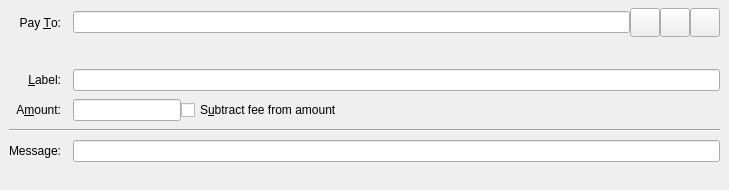
<?xml version="1.0" encoding="UTF-8"?>
<ui version="4.0">
 <class>SendCoinsEntry</class>
 <widget class="QStackedWidget" name="SendCoinsEntry">
  <property name="geometry">
   <rect>
    <x>0</x>
    <y>0</y>
    <width>729</width>
    <height>150</height>
   </rect>
  </property>
  <property name="focusPolicy">
   <enum>Qt::TabFocus</enum>
  </property>
  <property name="autoFillBackground">
   <bool>false</bool>
  </property>
  <widget class="QFrame" name="SendCoins">
   <property name="toolTip">
    <string>This is a normal payment.</string>
   </property>
   <property name="frameShape">
    <enum>QFrame::NoFrame</enum>
   </property>
   <layout class="QGridLayout" name="gridLayout">
    <property name="topMargin">
     <number>8</number>
    </property>
    <property name="bottomMargin">
     <number>4</number>
    </property>
    <property name="horizontalSpacing">
     <number>12</number>
    </property>
    <property name="verticalSpacing">
     <number>8</number>
    </property>
    <item row="0" column="0">
     <widget class="QLabel" name="payToLabel">
      <property name="text">
       <string>Pay &amp;To:</string>
      </property>
      <property name="alignment">
       <set>Qt::AlignRight|Qt::AlignTrailing|Qt::AlignVCenter</set>
      </property>
      <property name="buddy">
       <cstring>payTo</cstring>
      </property>
     </widget>
    </item>
    <item row="0" column="1">
     <layout class="QHBoxLayout" name="payToLayout">
      <property name="spacing">
       <number>0</number>
      </property>
      <item>
       <widget class="QValidatedLineEdit" name="payTo">
        <property name="toolTip">
         <string>The address to send the payment to</string>
        </property>
       </widget>
      </item>
      <item>
       <widget class="QToolButton" name="addressBookButton">
        <property name="toolTip">
         <string>Choose previously used address</string>
        </property>
        <property name="text">
         <string/>
        </property>
        <property name="icon">
         <iconset resource="../bitcoin.qrc">
          <normaloff>:/icons/address-book</normaloff>:/icons/address-book</iconset>
        </property>
        <property name="iconSize">
         <size>
          <width>22</width>
          <height>22</height>
         </size>
        </property>
        <property name="shortcut">
         <string>Alt+A</string>
        </property>
       </widget>
      </item>
      <item>
       <widget class="QToolButton" name="pasteButton">
        <property name="toolTip">
         <string>Paste address from clipboard</string>
        </property>
        <property name="text">
         <string/>
        </property>
        <property name="icon">
         <iconset resource="../bitcoin.qrc">
          <normaloff>:/icons/editpaste</normaloff>:/icons/editpaste</iconset>
        </property>
        <property name="iconSize">
         <size>
          <width>22</width>
          <height>22</height>
         </size>
        </property>
        <property name="shortcut">
         <string>Alt+P</string>
        </property>
       </widget>
      </item>
      <item>
       <widget class="QToolButton" name="deleteButton">
        <property name="toolTip">
         <string>Remove this entry</string>
        </property>
        <property name="text">
         <string/>
        </property>
        <property name="icon">
         <iconset resource="../bitcoin.qrc">
          <normaloff>:/icons/remove</normaloff>:/icons/remove</iconset>
        </property>
        <property name="iconSize">
         <size>
          <width>22</width>
          <height>22</height>
         </size>
        </property>
       </widget>
      </item>
     </layout>
    </item>
    <item row="1" column="1">
     <layout class="QHBoxLayout" name="horizontalLayoutWarning" stretch="0,1">
      <property name="spacing">
       <number>0</number>
      </property>
      <item>
       <widget class="QLabel" name="iconWarning">
        <property name="toolTip">
         <string></string>
        </property>
        <property name="text">
         <string></string>
        </property>
        <property name="minimumWidth">
          5
        </property>
        <property name="minimumHeight">
          5
        </property>
        <property name="fixedWidth">
          10
        </property>
        <property name="fixedHeight">
          10
        </property>
        <property name="styleSheet">
          <string>margin-left:-30px;margin-right:-10px;margin-top:2px;</string>
        </property>
       </widget>
      </item>
      <item>
        <widget class="QLabel" name="textWarning">
          <property name="text">
          <string></string>
          </property>
          <property name="styleSheet">
            <string>color: #FFA800; margin-left:-10px;</string>
          </property>
        </widget>
      </item>
     </layout>
    </item>
    <item row="2" column="0">
     <widget class="QLabel" name="labellLabel">
      <property name="text">
       <string>&amp;Label:</string>
      </property>
      <property name="alignment">
       <set>Qt::AlignRight|Qt::AlignTrailing|Qt::AlignVCenter</set>
      </property>
      <property name="buddy">
       <cstring>addAsLabel</cstring>
      </property>
     </widget>
    </item>
    <item row="2" column="1">
     <widget class="QLineEdit" name="addAsLabel">
      <property name="toolTip">
       <string>Enter a label for this address to add it to the list of used addresses</string>
      </property>
     </widget>
    </item>
    <item row="3" column="0">
     <widget class="QLabel" name="amountLabel">
      <property name="text">
       <string>A&amp;mount:</string>
      </property>
      <property name="alignment">
       <set>Qt::AlignRight|Qt::AlignTrailing|Qt::AlignVCenter</set>
      </property>
      <property name="buddy">
       <cstring>payAmount</cstring>
      </property>
     </widget>
    </item>
    <item row="3" column="1">
     <layout class="QHBoxLayout" name="horizontalLayoutAmount" stretch="0,1">
      <item>
       <widget class="BitcoinAmountField" name="payAmount"/>
      </item>
      <item>
       <widget class="QCheckBox" name="checkboxSubtractFeeFromAmount">
        <property name="toolTip">
         <string>The fee will be deducted from the amount being sent. The recipient will receive less BZXs than you enter in the amount field. If multiple recipients are selected, the fee is split equally.</string>
        </property>
        <property name="text">
         <string>S&amp;ubtract fee from amount</string>
        </property>
       </widget>
      </item>
     </layout>
    </item>
    <item row="6" column="0">
     <widget class="QLabel" name="messageLabel">
      <property name="text">
       <string>Message:</string>
      </property>
      <property name="alignment">
       <set>Qt::AlignRight|Qt::AlignTrailing|Qt::AlignVCenter</set>
      </property>
     </widget>
    </item>
    <item row="6" column="1">
    <widget class="QLineEdit" name="messageTextLabel">
      <property name="toolTip">
      <string>Optional message for this transaction</string>
      </property>
    </widget>
    </item>
   <item row="7" column="1">
     <layout class="QHBoxLayout" name="horizontalLayoutWarning" stretch="0,1">
      <property name="spacing">
       <number>0</number>
      </property>
      <item>
       <widget class="QLabel" name="iconMessageWarning">
        <property name="toolTip">
         <string></string>
        </property>
        <property name="text">
         <string></string>
        </property>
        <property name="minimumWidth">
          5
        </property>
        <property name="minimumHeight">
          5
        </property>
        <property name="fixedWidth">
          10
        </property>
        <property name="fixedHeight">
          10
        </property>
        <property name="styleSheet">
          <string>margin-left:-30px;margin-right:-10px;margin-top:2px;</string>
        </property>
       </widget>
      </item>
      <item>
        <widget class="QLabel" name="messageWarning">
          <property name="text">
          <string></string>
          </property>
          <property name="styleSheet">
            <string>color: #FFA800; margin-left:-10px;</string>
          </property>
        </widget>
      </item>
     </layout>
    </item>
    <item row="5" column="0" colspan="2">
     <widget class="Line" name="line">
      <property name="orientation">
       <enum>Qt::Horizontal</enum>
      </property>
     </widget>
    </item>
   </layout>
  </widget>
  <widget class="QFrame" name="SendCoins_UnauthenticatedPaymentRequest">
   <property name="palette">
    <palette>
     <active>
      <colorrole role="WindowText">
       <brush brushstyle="SolidPattern">
        <color alpha="255">
         <red>0</red>
         <green>0</green>
         <blue>0</blue>
        </color>
       </brush>
      </colorrole>
      <colorrole role="Button">
       <brush brushstyle="SolidPattern">
        <color alpha="255">
         <red>255</red>
         <green>255</green>
         <blue>127</blue>
        </color>
       </brush>
      </colorrole>
      <colorrole role="Light">
       <brush brushstyle="SolidPattern">
        <color alpha="255">
         <red>255</red>
         <green>255</green>
         <blue>255</blue>
        </color>
       </brush>
      </colorrole>
      <colorrole role="Midlight">
       <brush brushstyle="SolidPattern">
        <color alpha="255">
         <red>255</red>
         <green>255</green>
         <blue>191</blue>
        </color>
       </brush>
      </colorrole>
      <colorrole role="Dark">
       <brush brushstyle="SolidPattern">
        <color alpha="255">
         <red>127</red>
         <green>127</green>
         <blue>63</blue>
        </color>
       </brush>
      </colorrole>
      <colorrole role="Mid">
       <brush brushstyle="SolidPattern">
        <color alpha="255">
         <red>170</red>
         <green>170</green>
         <blue>84</blue>
        </color>
       </brush>
      </colorrole>
      <colorrole role="Text">
       <brush brushstyle="SolidPattern">
        <color alpha="255">
         <red>0</red>
         <green>0</green>
         <blue>0</blue>
        </color>
       </brush>
      </colorrole>
      <colorrole role="BrightText">
       <brush brushstyle="SolidPattern">
        <color alpha="255">
         <red>255</red>
         <green>255</green>
         <blue>255</blue>
        </color>
       </brush>
      </colorrole>
      <colorrole role="ButtonText">
       <brush brushstyle="SolidPattern">
        <color alpha="255">
         <red>0</red>
         <green>0</green>
         <blue>0</blue>
        </color>
       </brush>
      </colorrole>
      <colorrole role="Base">
       <brush brushstyle="SolidPattern">
        <color alpha="255">
         <red>255</red>
         <green>255</green>
         <blue>255</blue>
        </color>
       </brush>
      </colorrole>
      <colorrole role="Window">
       <brush brushstyle="SolidPattern">
        <color alpha="255">
         <red>255</red>
         <green>255</green>
         <blue>127</blue>
        </color>
       </brush>
      </colorrole>
      <colorrole role="Shadow">
       <brush brushstyle="SolidPattern">
        <color alpha="255">
         <red>0</red>
         <green>0</green>
         <blue>0</blue>
        </color>
       </brush>
      </colorrole>
      <colorrole role="AlternateBase">
       <brush brushstyle="SolidPattern">
        <color alpha="255">
         <red>255</red>
         <green>255</green>
         <blue>191</blue>
        </color>
       </brush>
      </colorrole>
      <colorrole role="ToolTipBase">
       <brush brushstyle="SolidPattern">
        <color alpha="255">
         <red>255</red>
         <green>255</green>
         <blue>220</blue>
        </color>
       </brush>
      </colorrole>
      <colorrole role="ToolTipText">
       <brush brushstyle="SolidPattern">
        <color alpha="255">
         <red>0</red>
         <green>0</green>
         <blue>0</blue>
        </color>
       </brush>
      </colorrole>
     </active>
     <inactive>
      <colorrole role="WindowText">
       <brush brushstyle="SolidPattern">
        <color alpha="255">
         <red>0</red>
         <green>0</green>
         <blue>0</blue>
        </color>
       </brush>
      </colorrole>
      <colorrole role="Button">
       <brush brushstyle="SolidPattern">
        <color alpha="255">
         <red>255</red>
         <green>255</green>
         <blue>127</blue>
        </color>
       </brush>
      </colorrole>
      <colorrole role="Light">
       <brush brushstyle="SolidPattern">
        <color alpha="255">
         <red>255</red>
         <green>255</green>
         <blue>255</blue>
        </color>
       </brush>
      </colorrole>
      <colorrole role="Midlight">
       <brush brushstyle="SolidPattern">
        <color alpha="255">
         <red>255</red>
         <green>255</green>
         <blue>191</blue>
        </color>
       </brush>
      </colorrole>
      <colorrole role="Dark">
       <brush brushstyle="SolidPattern">
        <color alpha="255">
         <red>127</red>
         <green>127</green>
         <blue>63</blue>
        </color>
       </brush>
      </colorrole>
      <colorrole role="Mid">
       <brush brushstyle="SolidPattern">
        <color alpha="255">
         <red>170</red>
         <green>170</green>
         <blue>84</blue>
        </color>
       </brush>
      </colorrole>
      <colorrole role="Text">
       <brush brushstyle="SolidPattern">
        <color alpha="255">
         <red>0</red>
         <green>0</green>
         <blue>0</blue>
        </color>
       </brush>
      </colorrole>
      <colorrole role="BrightText">
       <brush brushstyle="SolidPattern">
        <color alpha="255">
         <red>255</red>
         <green>255</green>
         <blue>255</blue>
        </color>
       </brush>
      </colorrole>
      <colorrole role="ButtonText">
       <brush brushstyle="SolidPattern">
        <color alpha="255">
         <red>0</red>
         <green>0</green>
         <blue>0</blue>
        </color>
       </brush>
      </colorrole>
      <colorrole role="Base">
       <brush brushstyle="SolidPattern">
        <color alpha="255">
         <red>255</red>
         <green>255</green>
         <blue>255</blue>
        </color>
       </brush>
      </colorrole>
      <colorrole role="Window">
       <brush brushstyle="SolidPattern">
        <color alpha="255">
         <red>255</red>
         <green>255</green>
         <blue>127</blue>
        </color>
       </brush>
      </colorrole>
      <colorrole role="Shadow">
       <brush brushstyle="SolidPattern">
        <color alpha="255">
         <red>0</red>
         <green>0</green>
         <blue>0</blue>
        </color>
       </brush>
      </colorrole>
      <colorrole role="AlternateBase">
       <brush brushstyle="SolidPattern">
        <color alpha="255">
         <red>255</red>
         <green>255</green>
         <blue>191</blue>
        </color>
       </brush>
      </colorrole>
      <colorrole role="ToolTipBase">
       <brush brushstyle="SolidPattern">
        <color alpha="255">
         <red>255</red>
         <green>255</green>
         <blue>220</blue>
        </color>
       </brush>
      </colorrole>
      <colorrole role="ToolTipText">
       <brush brushstyle="SolidPattern">
        <color alpha="255">
         <red>0</red>
         <green>0</green>
         <blue>0</blue>
        </color>
       </brush>
      </colorrole>
     </inactive>
     <disabled>
      <colorrole role="WindowText">
       <brush brushstyle="SolidPattern">
        <color alpha="255">
         <red>127</red>
         <green>127</green>
         <blue>63</blue>
        </color>
       </brush>
      </colorrole>
      <colorrole role="Button">
       <brush brushstyle="SolidPattern">
        <color alpha="255">
         <red>255</red>
         <green>255</green>
         <blue>127</blue>
        </color>
       </brush>
      </colorrole>
      <colorrole role="Light">
       <brush brushstyle="SolidPattern">
        <color alpha="255">
         <red>255</red>
         <green>255</green>
         <blue>255</blue>
        </color>
       </brush>
      </colorrole>
      <colorrole role="Midlight">
       <brush brushstyle="SolidPattern">
        <color alpha="255">
         <red>255</red>
         <green>255</green>
         <blue>191</blue>
        </color>
       </brush>
      </colorrole>
      <colorrole role="Dark">
       <brush brushstyle="SolidPattern">
        <color alpha="255">
         <red>127</red>
         <green>127</green>
         <blue>63</blue>
        </color>
       </brush>
      </colorrole>
      <colorrole role="Mid">
       <brush brushstyle="SolidPattern">
        <color alpha="255">
         <red>170</red>
         <green>170</green>
         <blue>84</blue>
        </color>
       </brush>
      </colorrole>
      <colorrole role="Text">
       <brush brushstyle="SolidPattern">
        <color alpha="255">
         <red>127</red>
         <green>127</green>
         <blue>63</blue>
        </color>
       </brush>
      </colorrole>
      <colorrole role="BrightText">
       <brush brushstyle="SolidPattern">
        <color alpha="255">
         <red>255</red>
         <green>255</green>
         <blue>255</blue>
        </color>
       </brush>
      </colorrole>
      <colorrole role="ButtonText">
       <brush brushstyle="SolidPattern">
        <color alpha="255">
         <red>127</red>
         <green>127</green>
         <blue>63</blue>
        </color>
       </brush>
      </colorrole>
      <colorrole role="Base">
       <brush brushstyle="SolidPattern">
        <color alpha="255">
         <red>255</red>
         <green>255</green>
         <blue>127</blue>
        </color>
       </brush>
      </colorrole>
      <colorrole role="Window">
       <brush brushstyle="SolidPattern">
        <color alpha="255">
         <red>255</red>
         <green>255</green>
         <blue>127</blue>
        </color>
       </brush>
      </colorrole>
      <colorrole role="Shadow">
       <brush brushstyle="SolidPattern">
        <color alpha="255">
         <red>0</red>
         <green>0</green>
         <blue>0</blue>
        </color>
       </brush>
      </colorrole>
      <colorrole role="AlternateBase">
       <brush brushstyle="SolidPattern">
        <color alpha="255">
         <red>255</red>
         <green>255</green>
         <blue>127</blue>
        </color>
       </brush>
      </colorrole>
      <colorrole role="ToolTipBase">
       <brush brushstyle="SolidPattern">
        <color alpha="255">
         <red>255</red>
         <green>255</green>
         <blue>220</blue>
        </color>
       </brush>
      </colorrole>
      <colorrole role="ToolTipText">
       <brush brushstyle="SolidPattern">
        <color alpha="255">
         <red>0</red>
         <green>0</green>
         <blue>0</blue>
        </color>
       </brush>
      </colorrole>
     </disabled>
    </palette>
   </property>
   <property name="toolTip">
    <string>This is an unauthenticated payment request.</string>
   </property>
   <property name="autoFillBackground">
    <bool>true</bool>
   </property>
   <property name="frameShape">
    <enum>QFrame::NoFrame</enum>
   </property>
   <layout class="QGridLayout" name="gridLayout_is">
    <property name="spacing">
     <number>12</number>
    </property>
    <item row="0" column="0">
     <widget class="QLabel" name="payToLabel_is">
      <property name="text">
       <string>Pay To:</string>
      </property>
      <property name="alignment">
       <set>Qt::AlignRight|Qt::AlignTrailing|Qt::AlignVCenter</set>
      </property>
     </widget>
    </item>
    <item row="0" column="1">
     <layout class="QHBoxLayout" name="payToLayout_is">
      <property name="spacing">
       <number>0</number>
      </property>
      <item>
       <widget class="QLabel" name="payTo_is"/>
      </item>
      <item>
       <widget class="QToolButton" name="deleteButton_is">
        <property name="toolTip">
         <string>Remove this entry</string>
        </property>
        <property name="text">
         <string/>
        </property>
        <property name="icon">
         <iconset resource="../bitcoin.qrc">
          <normaloff>:/icons/remove</normaloff>:/icons/remove</iconset>
        </property>
       </widget>
      </item>
     </layout>
    </item>
    <item row="1" column="0">
     <widget class="QLabel" name="memoLabel_is">
      <property name="text">
       <string>Memo:</string>
      </property>
      <property name="alignment">
       <set>Qt::AlignRight|Qt::AlignTrailing|Qt::AlignVCenter</set>
      </property>
     </widget>
    </item>
    <item row="1" column="1">
     <widget class="QLabel" name="memoTextLabel_is">
      <property name="textFormat">
       <enum>Qt::PlainText</enum>
      </property>
     </widget>
    </item>
    <item row="2" column="0">
     <widget class="QLabel" name="amountLabel_is">
      <property name="text">
       <string>A&amp;mount:</string>
      </property>
      <property name="alignment">
       <set>Qt::AlignRight|Qt::AlignTrailing|Qt::AlignVCenter</set>
      </property>
      <property name="buddy">
       <cstring>payAmount_is</cstring>
      </property>
     </widget>
    </item>
    <item row="2" column="1">
     <widget class="BitcoinAmountField" name="payAmount_is">
      <property name="acceptDrops">
       <bool>false</bool>
      </property>
     </widget>
    </item>
   </layout>
  </widget>
  <widget class="QFrame" name="SendCoins_AuthenticatedPaymentRequest">
   <property name="palette">
    <palette>
     <active>
      <colorrole role="WindowText">
       <brush brushstyle="SolidPattern">
        <color alpha="255">
         <red>0</red>
         <green>0</green>
         <blue>0</blue>
        </color>
       </brush>
      </colorrole>
      <colorrole role="Button">
       <brush brushstyle="SolidPattern">
        <color alpha="255">
         <red>140</red>
         <green>232</green>
         <blue>119</blue>
        </color>
       </brush>
      </colorrole>
      <colorrole role="Light">
       <brush brushstyle="SolidPattern">
        <color alpha="255">
         <red>230</red>
         <green>255</green>
         <blue>224</blue>
        </color>
       </brush>
      </colorrole>
      <colorrole role="Midlight">
       <brush brushstyle="SolidPattern">
        <color alpha="255">
         <red>185</red>
         <green>243</green>
         <blue>171</blue>
        </color>
       </brush>
      </colorrole>
      <colorrole role="Dark">
       <brush brushstyle="SolidPattern">
        <color alpha="255">
         <red>70</red>
         <green>116</green>
         <blue>59</blue>
        </color>
       </brush>
      </colorrole>
      <colorrole role="Mid">
       <brush brushstyle="SolidPattern">
        <color alpha="255">
         <red>93</red>
         <green>155</green>
         <blue>79</blue>
        </color>
       </brush>
      </colorrole>
      <colorrole role="Text">
       <brush brushstyle="SolidPattern">
        <color alpha="255">
         <red>0</red>
         <green>0</green>
         <blue>0</blue>
        </color>
       </brush>
      </colorrole>
      <colorrole role="BrightText">
       <brush brushstyle="SolidPattern">
        <color alpha="255">
         <red>155</red>
         <green>255</green>
         <blue>147</blue>
        </color>
       </brush>
      </colorrole>
      <colorrole role="ButtonText">
       <brush brushstyle="SolidPattern">
        <color alpha="255">
         <red>0</red>
         <green>0</green>
         <blue>0</blue>
        </color>
       </brush>
      </colorrole>
      <colorrole role="Base">
       <brush brushstyle="SolidPattern">
        <color alpha="255">
         <red>119</red>
         <green>255</green>
         <blue>233</blue>
        </color>
       </brush>
      </colorrole>
      <colorrole role="Window">
       <brush brushstyle="SolidPattern">
        <color alpha="255">
         <red>140</red>
         <green>232</green>
         <blue>119</blue>
        </color>
       </brush>
      </colorrole>
      <colorrole role="Shadow">
       <brush brushstyle="SolidPattern">
        <color alpha="255">
         <red>0</red>
         <green>0</green>
         <blue>0</blue>
        </color>
       </brush>
      </colorrole>
      <colorrole role="AlternateBase">
       <brush brushstyle="SolidPattern">
        <color alpha="255">
         <red>197</red>
         <green>243</green>
         <blue>187</blue>
        </color>
       </brush>
      </colorrole>
      <colorrole role="NoRole">
       <brush brushstyle="SolidPattern">
        <color alpha="255">
         <red>125</red>
         <green>194</green>
         <blue>122</blue>
        </color>
       </brush>
      </colorrole>
      <colorrole role="ToolTipBase">
       <brush brushstyle="SolidPattern">
        <color alpha="255">
         <red>255</red>
         <green>255</green>
         <blue>220</blue>
        </color>
       </brush>
      </colorrole>
      <colorrole role="ToolTipText">
       <brush brushstyle="SolidPattern">
        <color alpha="255">
         <red>0</red>
         <green>0</green>
         <blue>0</blue>
        </color>
       </brush>
      </colorrole>
     </active>
     <inactive>
      <colorrole role="WindowText">
       <brush brushstyle="SolidPattern">
        <color alpha="255">
         <red>0</red>
         <green>0</green>
         <blue>0</blue>
        </color>
       </brush>
      </colorrole>
      <colorrole role="Button">
       <brush brushstyle="SolidPattern">
        <color alpha="255">
         <red>140</red>
         <green>232</green>
         <blue>119</blue>
        </color>
       </brush>
      </colorrole>
      <colorrole role="Light">
       <brush brushstyle="SolidPattern">
        <color alpha="255">
         <red>230</red>
         <green>255</green>
         <blue>224</blue>
        </color>
       </brush>
      </colorrole>
      <colorrole role="Midlight">
       <brush brushstyle="SolidPattern">
        <color alpha="255">
         <red>185</red>
         <green>243</green>
         <blue>171</blue>
        </color>
       </brush>
      </colorrole>
      <colorrole role="Dark">
       <brush brushstyle="SolidPattern">
        <color alpha="255">
         <red>70</red>
         <green>116</green>
         <blue>59</blue>
        </color>
       </brush>
      </colorrole>
      <colorrole role="Mid">
       <brush brushstyle="SolidPattern">
        <color alpha="255">
         <red>93</red>
         <green>155</green>
         <blue>79</blue>
        </color>
       </brush>
      </colorrole>
      <colorrole role="Text">
       <brush brushstyle="SolidPattern">
        <color alpha="255">
         <red>0</red>
         <green>0</green>
         <blue>0</blue>
        </color>
       </brush>
      </colorrole>
      <colorrole role="BrightText">
       <brush brushstyle="SolidPattern">
        <color alpha="255">
         <red>155</red>
         <green>255</green>
         <blue>147</blue>
        </color>
       </brush>
      </colorrole>
      <colorrole role="ButtonText">
       <brush brushstyle="SolidPattern">
        <color alpha="255">
         <red>0</red>
         <green>0</green>
         <blue>0</blue>
        </color>
       </brush>
      </colorrole>
      <colorrole role="Base">
       <brush brushstyle="SolidPattern">
        <color alpha="255">
         <red>119</red>
         <green>255</green>
         <blue>233</blue>
        </color>
       </brush>
      </colorrole>
      <colorrole role="Window">
       <brush brushstyle="SolidPattern">
        <color alpha="255">
         <red>140</red>
         <green>232</green>
         <blue>119</blue>
        </color>
       </brush>
      </colorrole>
      <colorrole role="Shadow">
       <brush brushstyle="SolidPattern">
        <color alpha="255">
         <red>0</red>
         <green>0</green>
         <blue>0</blue>
        </color>
       </brush>
      </colorrole>
      <colorrole role="AlternateBase">
       <brush brushstyle="SolidPattern">
        <color alpha="255">
         <red>197</red>
         <green>243</green>
         <blue>187</blue>
        </color>
       </brush>
      </colorrole>
      <colorrole role="NoRole">
       <brush brushstyle="SolidPattern">
        <color alpha="255">
         <red>125</red>
         <green>194</green>
         <blue>122</blue>
        </color>
       </brush>
      </colorrole>
      <colorrole role="ToolTipBase">
       <brush brushstyle="SolidPattern">
        <color alpha="255">
         <red>255</red>
         <green>255</green>
         <blue>220</blue>
        </color>
       </brush>
      </colorrole>
      <colorrole role="ToolTipText">
       <brush brushstyle="SolidPattern">
        <color alpha="255">
         <red>0</red>
         <green>0</green>
         <blue>0</blue>
        </color>
       </brush>
      </colorrole>
     </inactive>
     <disabled>
      <colorrole role="WindowText">
       <brush brushstyle="SolidPattern">
        <color alpha="255">
         <red>70</red>
         <green>116</green>
         <blue>59</blue>
        </color>
       </brush>
      </colorrole>
      <colorrole role="Button">
       <brush brushstyle="SolidPattern">
        <color alpha="255">
         <red>140</red>
         <green>232</green>
         <blue>119</blue>
        </color>
       </brush>
      </colorrole>
      <colorrole role="Light">
       <brush brushstyle="SolidPattern">
        <color alpha="255">
         <red>230</red>
         <green>255</green>
         <blue>224</blue>
        </color>
       </brush>
      </colorrole>
      <colorrole role="Midlight">
       <brush brushstyle="SolidPattern">
        <color alpha="255">
         <red>185</red>
         <green>243</green>
         <blue>171</blue>
        </color>
       </brush>
      </colorrole>
      <colorrole role="Dark">
       <brush brushstyle="SolidPattern">
        <color alpha="255">
         <red>70</red>
         <green>116</green>
         <blue>59</blue>
        </color>
       </brush>
      </colorrole>
      <colorrole role="Mid">
       <brush brushstyle="SolidPattern">
        <color alpha="255">
         <red>93</red>
         <green>155</green>
         <blue>79</blue>
        </color>
       </brush>
      </colorrole>
      <colorrole role="Text">
       <brush brushstyle="SolidPattern">
        <color alpha="255">
         <red>70</red>
         <green>116</green>
         <blue>59</blue>
        </color>
       </brush>
      </colorrole>
      <colorrole role="BrightText">
       <brush brushstyle="SolidPattern">
        <color alpha="255">
         <red>155</red>
         <green>255</green>
         <blue>147</blue>
        </color>
       </brush>
      </colorrole>
      <colorrole role="ButtonText">
       <brush brushstyle="SolidPattern">
        <color alpha="255">
         <red>70</red>
         <green>116</green>
         <blue>59</blue>
        </color>
       </brush>
      </colorrole>
      <colorrole role="Base">
       <brush brushstyle="SolidPattern">
        <color alpha="255">
         <red>140</red>
         <green>232</green>
         <blue>119</blue>
        </color>
       </brush>
      </colorrole>
      <colorrole role="Window">
       <brush brushstyle="SolidPattern">
        <color alpha="255">
         <red>140</red>
         <green>232</green>
         <blue>119</blue>
        </color>
       </brush>
      </colorrole>
      <colorrole role="Shadow">
       <brush brushstyle="SolidPattern">
        <color alpha="255">
         <red>0</red>
         <green>0</green>
         <blue>0</blue>
        </color>
       </brush>
      </colorrole>
      <colorrole role="AlternateBase">
       <brush brushstyle="SolidPattern">
        <color alpha="255">
         <red>140</red>
         <green>232</green>
         <blue>119</blue>
        </color>
       </brush>
      </colorrole>
      <colorrole role="NoRole">
       <brush brushstyle="SolidPattern">
        <color alpha="255">
         <red>125</red>
         <green>194</green>
         <blue>122</blue>
        </color>
       </brush>
      </colorrole>
      <colorrole role="ToolTipBase">
       <brush brushstyle="SolidPattern">
        <color alpha="255">
         <red>255</red>
         <green>255</green>
         <blue>220</blue>
        </color>
       </brush>
      </colorrole>
      <colorrole role="ToolTipText">
       <brush brushstyle="SolidPattern">
        <color alpha="255">
         <red>0</red>
         <green>0</green>
         <blue>0</blue>
        </color>
       </brush>
      </colorrole>
     </disabled>
    </palette>
   </property>
   <property name="toolTip">
    <string>This is an authenticated payment request.</string>
   </property>
   <property name="autoFillBackground">
    <bool>true</bool>
   </property>
   <property name="frameShape">
    <enum>QFrame::NoFrame</enum>
   </property>
   <layout class="QGridLayout" name="gridLayout_s">
    <property name="spacing">
     <number>12</number>
    </property>
    <item row="0" column="0">
     <widget class="QLabel" name="payToLabel_s">
      <property name="text">
       <string>Pay To:</string>
      </property>
      <property name="alignment">
       <set>Qt::AlignRight|Qt::AlignTrailing|Qt::AlignVCenter</set>
      </property>
     </widget>
    </item>
    <item row="0" column="1">
     <layout class="QHBoxLayout" name="payToLayout_s">
      <property name="spacing">
       <number>0</number>
      </property>
      <item>
       <widget class="QLabel" name="payTo_s">
        <property name="textFormat">
         <enum>Qt::PlainText</enum>
        </property>
       </widget>
      </item>
      <item>
       <widget class="QToolButton" name="deleteButton_s">
        <property name="toolTip">
         <string>Remove this entry</string>
        </property>
        <property name="text">
         <string/>
        </property>
        <property name="icon">
         <iconset resource="../bitcoin.qrc">
          <normaloff>:/icons/remove</normaloff>:/icons/remove</iconset>
        </property>
       </widget>
      </item>
     </layout>
    </item>
    <item row="1" column="0">
     <widget class="QLabel" name="memoLabel_s">
      <property name="text">
       <string>Memo:</string>
      </property>
      <property name="alignment">
       <set>Qt::AlignRight|Qt::AlignTrailing|Qt::AlignVCenter</set>
      </property>
     </widget>
    </item>
    <item row="1" column="1">
     <widget class="QLabel" name="memoTextLabel_s">
      <property name="textFormat">
       <enum>Qt::PlainText</enum>
      </property>
     </widget>
    </item>
    <item row="2" column="0">
     <widget class="QLabel" name="amountLabel_s">
      <property name="text">
       <string>A&amp;mount:</string>
      </property>
      <property name="alignment">
       <set>Qt::AlignRight|Qt::AlignTrailing|Qt::AlignVCenter</set>
      </property>
      <property name="buddy">
       <cstring>payAmount_s</cstring>
      </property>
     </widget>
    </item>
    <item row="2" column="1">
     <widget class="BitcoinAmountField" name="payAmount_s">
      <property name="acceptDrops">
       <bool>false</bool>
      </property>
     </widget>
    </item>
   </layout>
  </widget>
 </widget>
 <customwidgets>
  <customwidget>
   <class>QValidatedLineEdit</class>
   <extends>QLineEdit</extends>
   <header>qvalidatedlineedit.h</header>
  </customwidget>
  <customwidget>
   <class>BitcoinAmountField</class>
   <extends>QLineEdit</extends>
   <header>bitcoinamountfield.h</header>
  </customwidget>
 </customwidgets>
 <tabstops>
  <tabstop>payTo</tabstop>
  <tabstop>addressBookButton</tabstop>
  <tabstop>pasteButton</tabstop>
  <tabstop>deleteButton</tabstop>
  <tabstop>addAsLabel</tabstop>
  <tabstop>payAmount</tabstop>
  <tabstop>payAmount_is</tabstop>
  <tabstop>deleteButton_is</tabstop>
  <tabstop>payAmount_s</tabstop>
  <tabstop>deleteButton_s</tabstop>
 </tabstops>
 <resources>
  <include location="../bitcoin.qrc"/>
 </resources>
 <connections/>
</ui>
